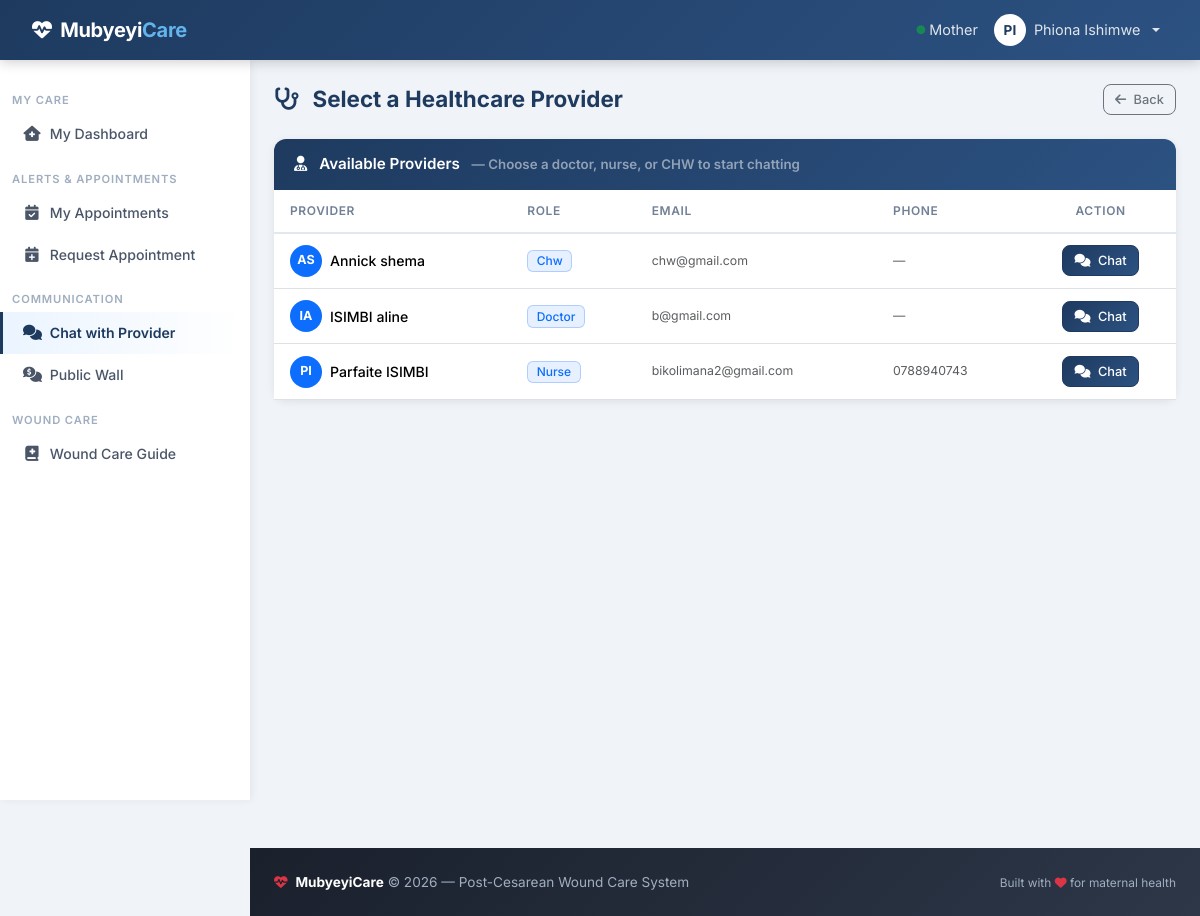
Screenshot of /chat/me/providers (signed in) with the database file from the repository.
### models.py (models this page shows, shortened)
class User(UserMixin, db.Model):
    id = db.Column(db.Integer, primary_key=True)
    username = db.Column(db.String(80), unique=True, nullable=False)
    email = db.Column(db.String(120), unique=True, nullable=False)
    password_hash = db.Column(db.String(255), nullable=False)
    first_name = db.Column(db.String(100), nullable=False)
    last_name = db.Column(db.String(100), nullable=False)
    role = db.Column(db.Enum(UserRole), default=UserRole.PATIENT, nullable=False)
    phone = db.Column(db.String(20))
    location = db.Column(db.String(200))   # CHW service area (e.g. "Gasabo/Kinyinya")
    is_active = db.Column(db.Boolean, default=True)
    created_at = db.Column(db.DateTime, default=datetime.utcnow)
    patients = db.relationship('Patient', backref='primary_doctor', lazy='dynamic', foreign_keys='Patient.primary_doctor_id')
    follow_ups = db.relationship('FollowUp', backref='created_by', lazy='dynamic')
    sent_messages = db.relationship('Message', backref='sender', lazy='dynamic', foreign_keys='Message.sender_id')
    def get_full_name(self):
        return f"{self.first_name} {self.last_name}"

### routes/chat.py (the view)
@chat_bp.route('/me/providers')
@login_required
def patient_choose_provider():
    if current_user.role not in [UserRole.PATIENT, UserRole.MOTHER]:
        return redirect(url_for('chat.chat_list'))
    patient = Patient.query.filter_by(user_id=current_user.id).first()
    if not patient:
        patient = Patient.query.filter(
            or_(Patient.email == current_user.email, Patient.phone == current_user.phone)
        ).first()
    if not patient:
        flash('No patient profile linked to this account.', 'error')
        return redirect(url_for('dashboard.index'))
    providers = (User.query
                 .filter(User.role.in_([UserRole.DOCTOR, UserRole.NURSE, UserRole.CHW]))
                 .order_by(User.role.asc(), User.last_name.asc(), User.first_name.asc())
                 .all())
    return render_template('chat/provider_list.html', patient=patient, providers=providers)

### templates/chat/provider_list.html (shortened to what this page needs)
{% extends "base.html" %}
{% block content %}
<div class="page-header" data-aos="fade-down">
    <h2><i class="fas fa-stethoscope"></i> Select a Healthcare Provider</h2>
    <a href="{{ url_for('dashboard.index') }}" class="btn btn-outline-secondary btn-sm">
        <i class="fas fa-arrow-left me-1"></i> Back
    </a>
</div>
<div class="card" data-aos="fade-up">
    <div class="card-header bg-primary text-white">
        <i class="fas fa-user-doctor me-2"></i> Available Providers
        <small class="text-white-50 ms-2">— Choose a doctor, nurse, or CHW to start chatting</small>
    </div>
    <div class="card-body p-0">
        {% if providers %}
        <div class="table-responsive">
            <table class="table table-hover mb-0">
                <thead>
                    <tr>
                        <th>Provider</th>
                        <th>Role</th>
                        <th>Email</th>
                        <th>Phone</th>
                        <th class="text-center">Action</th>
                    </tr>
                </thead>
                <tbody>
                    {% for provider in providers %}
                    <tr>
                        <td>
                            <div class="d-flex align-items-center gap-2">
                                <span class="rounded-circle bg-primary d-inline-flex align-items-center justify-content-center text-white"
                                      style="width:32px;height:32px;font-size:.78rem;font-weight:700;flex-shrink:0;">
                                    {{ provider.first_name[0] | upper }}{{ provider.last_name[0] | upper }}
                                </span>
                                <span class="fw-medium">{{ provider.get_full_name() }}</span>
                            </div>
                        </td>
                        <td>
                            <span class="badge bg-primary bg-opacity-10 text-primary border border-primary border-opacity-25">
                                {{ provider.role.value.capitalize() }}
                            </span>
                        </td>
                        <td class="text-muted small">{{ provider.email or '—' }}</td>
                        <td class="text-muted small">{{ provider.phone or '—' }}</td>
                        <td class="text-center">
                            <a href="{{ url_for('chat.patient_chat', patient_id=patient.id, provider_id=provider.id) }}"
                               class="btn btn-sm btn-primary">
                                <i class="fas fa-comments me-1"></i> Chat
                            </a>
                        </td>
                    </tr>
                    {% endfor %}
                </tbody>
            </table>
        </div>
        {% else %}
        <div class="text-center py-5 text-muted">
            <i class="fas fa-user-slash fa-2x d-block mb-2 opacity-30"></i>
            No healthcare providers are registered yet.
        </div>
        {% endif %}
    </div>
</div>
{% endblock %}

### templates/base.html (shortened to what this page needs)
<!DOCTYPE html>
<html lang="en">
<head>
    <link href="https://cdn.jsdelivr.net/npm/bootstrap@5.3.3/dist/css/bootstrap.min.css" rel="stylesheet">
    <link rel="stylesheet" href="https://cdnjs.cloudflare.com/ajax/libs/font-awesome/6.5.0/css/all.min.css">
    <link href="https://unpkg.com/aos@2.3.4/dist/aos.css" rel="stylesheet">
</head>
<body>
<nav class="navbar navbar-dark navbar-expand-lg fixed-top">
    <div class="container-fluid">
        <a class="navbar-brand" href="/">
            <i class="fas fa-heart-pulse me-1"></i> Mubyeyi<span>Care</span>
        </a>
        <div class="collapse navbar-collapse" id="navbarNav">
            <ul class="navbar-nav ms-auto align-items-center">
                {% if current_user.is_authenticated %}
                <li class="nav-item">
                    <span class="nav-link text-white-50 small d-none d-lg-inline">
                        <i class="fas fa-circle text-success" style="font-size:.55rem;vertical-align:middle;"></i>
                        {{ current_user.role.value.capitalize() }}
                    </span>
                </li>
                <li class="nav-item dropdown">
                    <a class="nav-link dropdown-toggle d-flex align-items-center gap-2" href="#"
                       id="userDropdown" role="button" data-bs-toggle="dropdown" aria-expanded="false">
                        <span class="rounded-circle bg-white d-inline-flex align-items-center justify-content-center"
                              style="width:32px;height:32px;color:var(--primary);font-size:.85rem;font-weight:700;">
                            {{ current_user.first_name[0] | upper }}{{ current_user.last_name[0] | upper }}
                        </span>
                        <span class="d-none d-sm-inline">{{ current_user.get_full_name() }}</span>
                    </a>
                </li>
                {% endif %}
            </ul>
        </div>
    </div>
</nav>
{% if current_user.is_authenticated %}
<aside class="sidebar d-none d-lg-flex flex-column">
    <nav class="nav flex-column">
        {% if current_user.role.value in ['patient', 'mother'] %}
        <span class="sidebar-section">My Care</span>
        <a class="nav-link" href="{{ url_for('dashboard.index') }}"><i class="fas fa-house-medical"></i> My Dashboard</a>
        <span class="sidebar-section">Alerts &amp; Appointments</span>
        <a class="nav-link" href="{{ url_for('appointments.my_appointments') }}"><i class="fas fa-calendar-check"></i> My Appointments</a>
        <a class="nav-link" href="{{ url_for('appointments.request_appointment') }}"><i class="fas fa-calendar-plus"></i> Request Appointment</a>
        <span class="sidebar-section">Communication</span>
        <a class="nav-link" href="{{ url_for('chat.patient_self_chat') }}"><i class="fas fa-comments"></i> Chat with Provider</a>
        <a class="nav-link" href="{{ url_for('wall.index') }}"><i class="fas fa-comments-dollar"></i> Public Wall</a>
        <span class="sidebar-section">Wound Care</span>
        <a class="nav-link" href="{{ url_for('dashboard.health_education') }}"><i class="fas fa-book-medical"></i> Wound Care Guide</a>
        {% endif %}
    </nav>
</aside>
{% endif %}
<main class="main-content">
    <div class="container-fluid px-4">
        {% block content %}{% endblock %}
    </div>
</main>
<footer class="py-4 mt-5" style="margin-left: var(--sidebar-w);">
    <div class="container-fluid px-4">
        <div class="row align-items-center">
            <div class="col-md-6">
                <p class="mb-0">
                    <i class="fas fa-heart-pulse text-danger me-1"></i>
                    <strong class="text-white">MubyeyiCare</strong> &copy; 2026 &mdash; Post-Cesarean Wound Care System
                </p>
            </div>
            <div class="col-md-6 text-md-end mt-2 mt-md-0">
                <small>Built with <i class="fas fa-heart text-danger"></i> for maternal health</small>
            </div>
        </div>
    </div>
</footer>
</body>
</html>

### templates/base.html (style rules this page uses)
:root { --primary: #1e3a5f; --primary-light: #2c5282; --accent: #e74c3c; --success: #27ae60; --info: #3498db; --warning: #f39c12; --sidebar-w: 250px; --nav-h: 60px; --radius: 12px; --shadow-sm: 0 2px 8px rgba(0,0,0,.08); --shadow-md: 0 6px 24px rgba(0,0,0,.12); --transition: .2s ease; }
*, *::before, *::after { box-sizing: border-box; }
html { scroll-behavior: smooth; }
body { font-family: 'Inter', 'Segoe UI', sans-serif; background: #f0f4f8; color: #2d3748; font-size: .95rem; }
.navbar { background: linear-gradient(135deg, var(--primary) 0%, var(--primary-light) 100%); height: var(--nav-h); box-shadow: 0 2px 12px rgba(0,0,0,.2); padding: 0 1.25rem; }
.navbar-brand { font-weight: 700; font-size: 1.25rem; letter-spacing: -.3px; color: #fff !important; }
.navbar-brand span { color: #63b3ed; }
.navbar .nav-link { color: rgba(255,255,255,.85) !important; font-size: .9rem; }
.sidebar { background: #fff; width: var(--sidebar-w); height: calc(100vh - var(--nav-h)); position: fixed; top: var(--nav-h); left: 0; overflow-y: auto; box-shadow: 2px 0 8px rgba(0,0,0,.06); padding: 1rem 0 2rem; z-index: 900; }
.sidebar .sidebar-section { padding: .25rem .75rem; font-size: .7rem; font-weight: 600; text-transform: uppercase; letter-spacing: .08em; color: #a0aec0; margin-top: .75rem; }
.sidebar .nav-link { color: #4a5568 !important; padding: .65rem 1.25rem !important; border-left: 3px solid transparent; border-radius: 0 8px 8px 0; margin-right: .5rem; font-size: .88rem; font-weight: 500; display: flex; align-items: center; gap: .55rem; transition: all var(--transition); }
.sidebar .nav-link i { width: 18px; text-align: center; font-size: .95rem; }
.sidebar .nav-link:hover, .sidebar .nav-link.active { background: linear-gradient(90deg, #ebf4ff 0%, #fff 100%); border-left-color: var(--primary); color: var(--primary) !important; }
.sidebar .nav-link.active { font-weight: 600; }
.main-content { margin-left: var(--sidebar-w); padding-top: calc(var(--nav-h) + 1.5rem); min-height: 100vh; }
.card { border: none; border-radius: var(--radius); box-shadow: var(--shadow-sm); margin-bottom: 1.25rem; transition: box-shadow var(--transition), transform var(--transition); }
.card-header { border-radius: var(--radius) var(--radius) 0 0 !important; padding: .875rem 1.25rem; font-weight: 600; border-bottom: none; }
.card-header.bg-primary { background: linear-gradient(135deg, var(--primary) 0%, var(--primary-light) 100%) !important; }
.btn { border-radius: 8px; font-weight: 500; font-size: .88rem; padding: .45rem 1rem; transition: all var(--transition); }
.btn-primary { background: linear-gradient(135deg, var(--primary) 0%, var(--primary-light) 100%); border-color: var(--primary); }
.btn-sm { padding: .3rem .7rem; font-size: .8rem; }
.table { font-size: .88rem; }
.table thead th { font-weight: 600; text-transform: uppercase; font-size: .75rem; letter-spacing: .05em; color: #718096; border-bottom: 2px solid #e2e8f0; padding: .75rem 1rem; }
.table tbody td { padding: .7rem 1rem; vertical-align: middle; }
.table-hover tbody tr { transition: background var(--transition); }
.badge { border-radius: 6px; font-weight: 500; font-size: .75rem; padding: .35em .7em; }
.page-header { display: flex; align-items: center; justify-content: space-between; margin-bottom: 1.5rem; }
.page-header h2 { font-size: 1.4rem; font-weight: 700; color: var(--primary); margin: 0; }
.page-header h2 i { margin-right: .5rem; }
footer { background: linear-gradient(135deg, #1a202c 0%, #2d3748 100%); color: #a0aec0; font-size: .85rem; }

### rows the page displays
User: role.value "Mother", first_name "P", last_name "I", get_full_name "Phiona Ishimwe"
User: first_name "A", last_name "S", get_full_name "Annick shema", role.value "Chw", email "chw@gmail.com", phone "—"
User: first_name "I", last_name "A", get_full_name "ISIMBI aline", role.value "Doctor", email "b@gmail.com", phone "—"
User: first_name "P", last_name "I", get_full_name "Parfaite ISIMBI", role.value "Nurse", email "bikolimana2@gmail.com", phone "0788940743"
